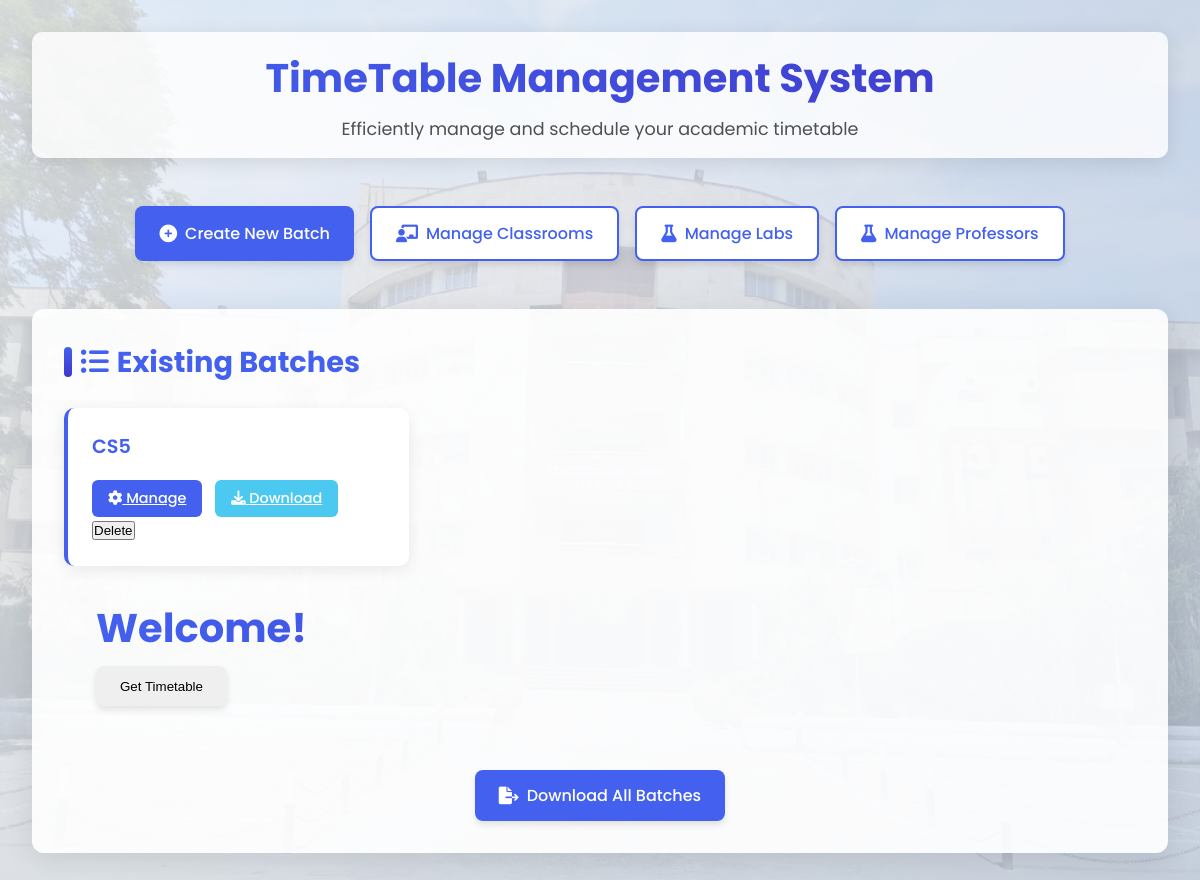
Before: / with the older database file.
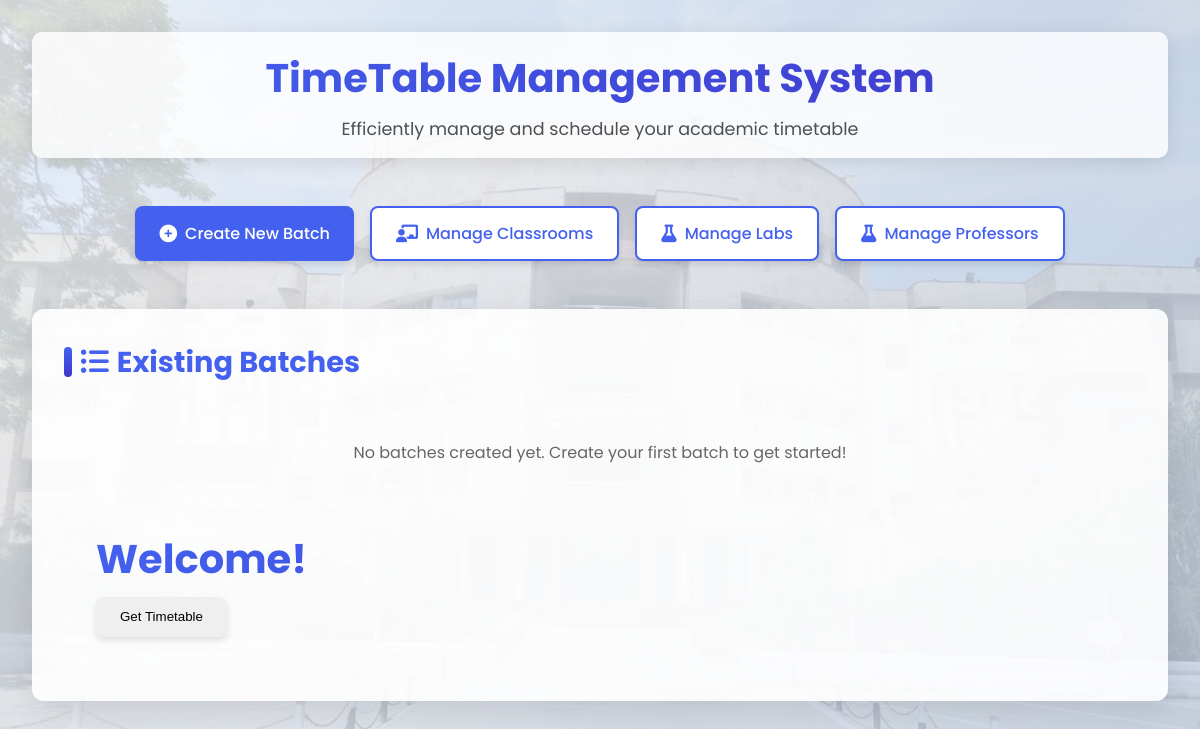
After: the same page with the newer database file.
### app.py (models this page shows)
class Batch(db.Model):
    id = db.Column(db.Integer, primary_key=True)
    name = db.Column(db.String(50), unique=True, nullable=False)
    capacity = db.Column(db.Integer, nullable=False)
    courses = db.relationship('Course', backref='batch', lazy=True)

### app.py (the view)
@app.route('/')
def index():
    batches = Batch.query.all()
    return render_template('index.html', batches=batches)

### templates/index.html (shortened to what this page needs)
<!DOCTYPE html>
<html lang="en">
<head>
    <link rel="stylesheet" href="https://cdnjs.cloudflare.com/ajax/libs/font-awesome/6.0.0-beta3/css/all.min.css">
</head>
<body>
    <div class="container">
        <header>
            <h1>TimeTable Management System</h1>
            <p class="subtitle">Efficiently manage and schedule your academic timetable</p>
        </header>
        <div class="actions">
            <a href="{{ url_for('create_batch') }}" class="btn btn-primary">
                <i class="fas fa-plus-circle icon"></i> Create New Batch
            </a>
            <a href="{{ url_for('manage_classrooms_type') }}" class="btn btn-secondary">
                <i class="fas fa-chalkboard-teacher icon"></i> Manage Classrooms
            </a>
            <a href="{{ url_for('manage_labs') }}" class="btn btn-secondary">
                <i class="fas fa-flask icon"></i> Manage Labs
            </a>
            <a href="{{ url_for('manage_professors') }}" class="btn btn-secondary">
                <i class="fas fa-flask icon"></i> Manage Professors
            </a>
        </div>
        <div class="card-container">
            <h2><i class="fas fa-list-ul"></i> Existing Batches</h2>
            {% if batches %}
            <div class="batch-list">
                {% for batch in batches %}
                <div class="batch-card">
                    <div class="batch-name">{{ batch.name }}</div>
                    <div class="batch-actions">
                        <a href="{{ url_for('manage_batch', batch_id=batch.id) }}" class="batch-btn manage">
                            <i class="fas fa-cog"></i> Manage
                        </a>
                        <a href="{{ url_for('select_batches') }}" class="batch-btn download">
                            <i class="fas fa-download"></i> Download
                        </a>
                    </div>
                    <div>
                        <form action="{{ url_for('delete_batch', id=batch.id) }}" method="post" style="display:inline;">
                            <button type="submit" onclick="return confirm('Are you sure you want to delete {{ batch.name }}?');">
                            Delete
                            </button>
                        </form>
                    </div>
                </div>
                {% endfor %}
            </div>
            {% else %}
            <p style="text-align: center; color: #666; padding: 2rem 0;">No batches created yet. Create your first batch to get started!</p>
            {% endif %}
            <div class="container">
                <h1>Welcome!</h1>
                <a href="{{ url_for('get_timetable') }}">
                    <button class="btn">Get Timetable</button>
                </a>
            </div>
            {% if batches %}
            <div class="download-all">
                <a href="{{ url_for('select_batches') }}" class="btn btn-primary">
                    <i class="fas fa-file-export icon"></i> Download All Batches
                </a>
            </div>
            {% endif %}
        </div>
    </div>
</body>
</html>

Changed rows visible on the page:
removed Batch: name "CS5"
Other visible differences:
text no longer shown: "Download All Batches"
text now shown: "No batches created yet. Create your first batch to get started!"
